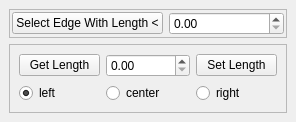
<?xml version="1.0" encoding="UTF-8"?>
<ui version="4.0">
 <class>EdgeLengthMainWindow</class>
 <widget class="QMainWindow" name="EdgeLengthMainWindow">
  <property name="geometry">
   <rect>
    <x>0</x>
    <y>0</y>
    <width>296</width>
    <height>119</height>
   </rect>
  </property>
  <property name="windowTitle">
   <string>Edge Length Main Window</string>
  </property>
  <widget class="QWidget" name="centralwidget">
   <layout class="QGridLayout" name="gridLayout_2">
    <item row="0" column="0" colspan="3">
     <widget class="QFrame" name="frame">
      <property name="frameShape">
       <enum>QFrame::StyledPanel</enum>
      </property>
      <property name="frameShadow">
       <enum>QFrame::Sunken</enum>
      </property>
      <layout class="QGridLayout" name="gridLayout">
       <property name="leftMargin">
        <number>2</number>
       </property>
       <property name="topMargin">
        <number>2</number>
       </property>
       <property name="rightMargin">
        <number>2</number>
       </property>
       <property name="bottomMargin">
        <number>2</number>
       </property>
       <item row="0" column="0">
        <widget class="QPushButton" name="btnSelectEdge">
         <property name="text">
          <string>Select Edge With Length &lt;</string>
         </property>
        </widget>
       </item>
       <item row="0" column="1">
        <widget class="QDoubleSpinBox" name="spnSelectedLength">
         <property name="maximum">
          <double>10000000.000000000000000</double>
         </property>
        </widget>
       </item>
      </layout>
     </widget>
    </item>
    <item row="4" column="0" colspan="3">
     <widget class="QFrame" name="frame_2">
      <property name="frameShape">
       <enum>QFrame::StyledPanel</enum>
      </property>
      <property name="frameShadow">
       <enum>QFrame::Sunken</enum>
      </property>
      <layout class="QGridLayout" name="gridLayout_3">
       <item row="0" column="2">
        <widget class="QPushButton" name="btnSetLength">
         <property name="text">
          <string>Set Length</string>
         </property>
        </widget>
       </item>
       <item row="0" column="1">
        <widget class="QDoubleSpinBox" name="spnEdgeLength">
         <property name="maximum">
          <double>10000000.000000000000000</double>
         </property>
        </widget>
       </item>
       <item row="0" column="0">
        <widget class="QPushButton" name="btnGetLength">
         <property name="text">
          <string>Get Length</string>
         </property>
        </widget>
       </item>
       <item row="1" column="0">
        <widget class="QRadioButton" name="rdbLeft">
         <property name="text">
          <string>left</string>
         </property>
         <property name="checked">
          <bool>true</bool>
         </property>
        </widget>
       </item>
       <item row="1" column="1">
        <widget class="QRadioButton" name="rdbCenter">
         <property name="text">
          <string>center</string>
         </property>
        </widget>
       </item>
       <item row="1" column="2">
        <widget class="QRadioButton" name="rdbRight">
         <property name="text">
          <string>right</string>
         </property>
        </widget>
       </item>
      </layout>
     </widget>
    </item>
   </layout>
  </widget>
 </widget>
 <resources/>
 <connections/>
</ui>
